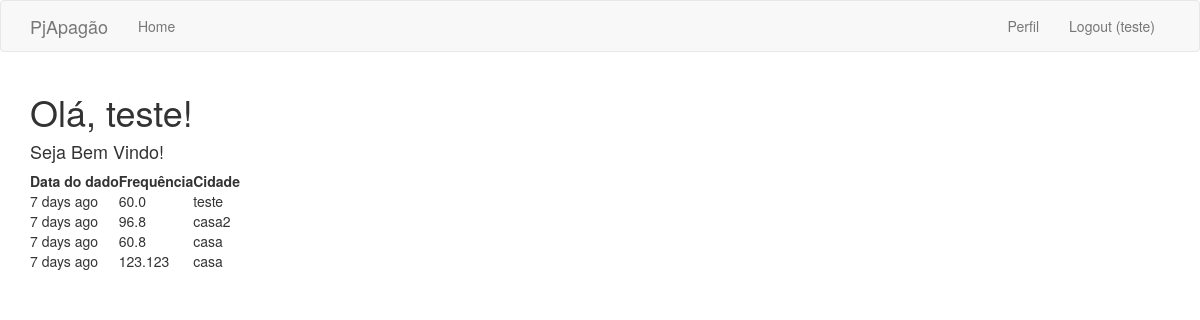
The app's page /index (signed in) with its own data.
### app/models.py (models this page shows, shortened)
class User(UserMixin, db.Model):
    id = db.Column(db.Integer, primary_key=True)
    username = db.Column(db.String(64), index=True, unique=True)
    email = db.Column(db.String(120), index=True, unique=True)
    password_hash = db.Column(db.String(128))
    token_hash = db.Column(db.String(300))
    tackles = db.relationship('Tackle', backref='author', lazy='dynamic')
    about_me = db.Column(db.String(140))
    last_seen = db.Column(db.DateTime, default=datetime.utcnow)

class Tackle(db.Model):
    id = db.Column(db.Integer, primary_key=True)
    frequency = db.Column(db.String(140))
    city = db.Column(db.String(150))
    timestamp = db.Column(db.DateTime, index=True, default=datetime.utcnow)
    user_id = db.Column(db.Integer, db.ForeignKey('user.id'))

### app/routes.py (the view)
@app.route('/')
@app.route('/index')
@login_required
def index():
    data = Tackle.query.all()
    there_are_date = len(list(data))
    return render_template('index.html', title='PJA', dados=data,
                            there_are_date=there_are_date)

### app/models.py (called while the page is built)
@login.user_loader
def load_user(id):
    return User.query.get(int(id))

### app/routes.py (called while the page is built)
@app.before_request
def before_request():
    if current_user.is_authenticated:
        current_user.last_seen = datetime.utcnow()
        db.session.commit()
    g.locale = str(get_locale())

### app/templates/index.html
{% extends "base.html" %}
{% block app_content %}
    <h1>Olá, {{ current_user.username }}!</h1>
    <h4>Seja Bem Vindo!</h4>
{% if there_are_date != 0 %}
    <table>
        <thead>
            <tr>
                <th>Data do dado</th>
                <th>Frequência</th>
                <th>Cidade</th>
            </tr>
        </thead>
        {% for dado in dados %}
            <tr>
                <td>{{ moment(dado.timestamp).fromNow() }}</td>
                <td>{{ dado.frequency }}</td>
                <td>{{ dado.city }}</td>
            </tr>
        {% endfor %}
    </table>
{% else %}
    <h6>Não há dados</h6>
{% endif %}
{% endblock %}

### app/templates/base.html (shortened to what this page needs)
{% extends 'bootstrap/base.html' %}
{% block navbar %}
    <nav class="navbar navbar-default">
        <div class="container">
            <div class="navbar-header">
                <a class="navbar-brand" href="{{ url_for('index') }}">PjApagão</a>
            </div>
            <div class="collapse navbar-collapse" id="bs-example-navbar-collapse-1">
                <ul class="nav navbar-nav">
                    <li><a href="{{ url_for('index') }}">Home</a></li>
                </ul>
                <ul class="nav navbar-nav navbar-right">
                    {% if current_user.is_anonymous %}
                    <li><a href="{{ url_for('login') }}">Login</a></li>
                    {% else %}
                    <li><a href="{{ url_for('user', username=current_user.username) }}">Perfil</a></li>
                    <li><a href="{{ url_for('logout') }}">Logout ({{current_user.username}})</a></li>
                    {% endif %}
                </ul>
            </div>
        </div>
    </nav>
{% endblock %}
{% block content %}
    <div class="container">
        {% block app_content %}{% endblock %}
    </div>
{% endblock %}

### records on screen
User: username "teste"
Tackle: timestamp "7 days ago", frequency "60.0", city "teste"
Tackle: timestamp "7 days ago", frequency "96.8", city "casa2"
Tackle: timestamp "7 days ago", frequency "60.8", city "casa"
Tackle: timestamp "7 days ago", frequency "123.123", city "casa"
